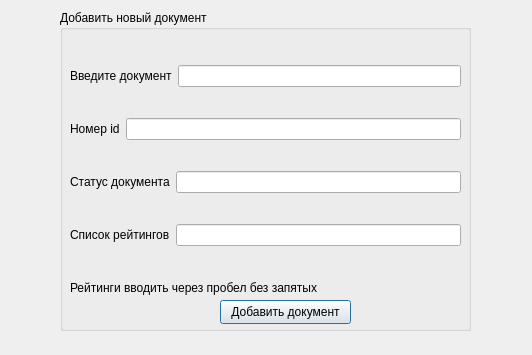
<?xml version="1.0" encoding="UTF-8"?>
<ui version="4.0">
 <class>DocumentAdd</class>
 <widget class="QDialog" name="DocumentAdd">
  <property name="geometry">
   <rect>
    <x>0</x>
    <y>0</y>
    <width>532</width>
    <height>355</height>
   </rect>
  </property>
  <property name="windowTitle">
   <string>Dialog</string>
  </property>
  <widget class="QGroupBox" name="groupBox">
   <property name="geometry">
    <rect>
     <x>60</x>
     <y>10</y>
     <width>411</width>
     <height>321</height>
    </rect>
   </property>
   <property name="title">
    <string>Добавить новый документ</string>
   </property>
   <widget class="QPushButton" name="ButtonToAddDocument">
    <property name="geometry">
     <rect>
      <x>160</x>
      <y>290</y>
      <width>131</width>
      <height>24</height>
     </rect>
    </property>
    <property name="text">
     <string>Добавить документ</string>
    </property>
   </widget>
   <widget class="QLabel" name="label_5">
    <property name="geometry">
     <rect>
      <x>10</x>
      <y>270</y>
      <width>261</width>
      <height>16</height>
     </rect>
    </property>
    <property name="text">
     <string>Рейтинги вводить через пробел без запятых</string>
    </property>
   </widget>
   <widget class="QWidget" name="">
    <property name="geometry">
     <rect>
      <x>10</x>
      <y>30</y>
      <width>391</width>
      <height>231</height>
     </rect>
    </property>
    <layout class="QVBoxLayout" name="verticalLayout">
     <item>
      <layout class="QHBoxLayout" name="horizontalLayout_4">
       <item>
        <widget class="QLabel" name="label">
         <property name="text">
          <string>Введите документ</string>
         </property>
        </widget>
       </item>
       <item>
        <widget class="QLineEdit" name="document"/>
       </item>
      </layout>
     </item>
     <item>
      <layout class="QHBoxLayout" name="horizontalLayout_3">
       <item>
        <widget class="QLabel" name="label_2">
         <property name="text">
          <string>Номер id</string>
         </property>
        </widget>
       </item>
       <item>
        <widget class="QLineEdit" name="document_id_string"/>
       </item>
      </layout>
     </item>
     <item>
      <layout class="QHBoxLayout" name="horizontalLayout_2">
       <item>
        <widget class="QLabel" name="label_3">
         <property name="text">
          <string>Статус документа</string>
         </property>
        </widget>
       </item>
       <item>
        <widget class="QLineEdit" name="status_string"/>
       </item>
      </layout>
     </item>
     <item>
      <layout class="QHBoxLayout" name="horizontalLayout">
       <item>
        <widget class="QLabel" name="label_4">
         <property name="text">
          <string>Список рейтингов</string>
         </property>
        </widget>
       </item>
       <item>
        <widget class="QLineEdit" name="rating_string"/>
       </item>
      </layout>
     </item>
    </layout>
   </widget>
  </widget>
 </widget>
 <resources/>
 <connections/>
</ui>
